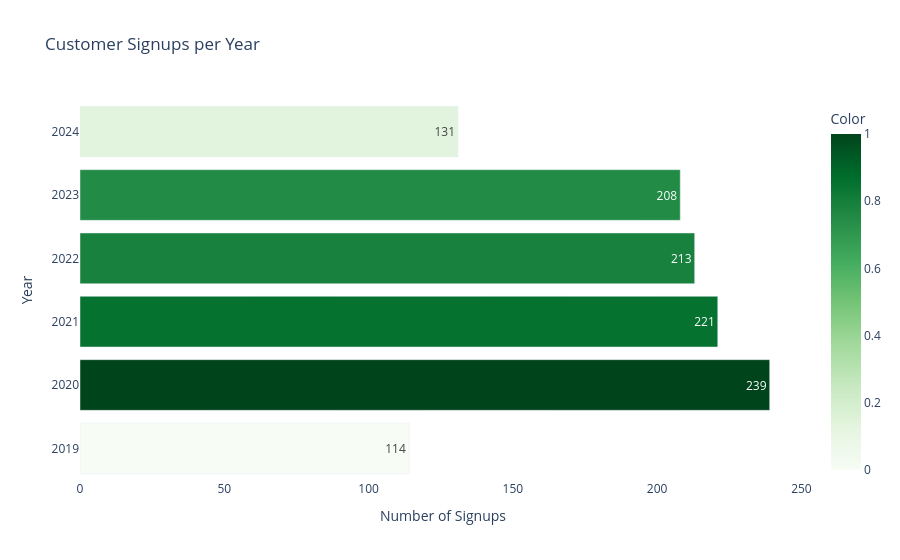

This figure's notebook cell:
### Code cell
# Ensure the SignupDate column is in datetime format
final_combined_dataset['SignupDate'] = pd.to_datetime(final_combined_dataset['SignupDate'], errors='coerce')

# Create a copy of the DataFrame to avoid the SettingWithCopyWarning
df_copy = final_combined_dataset.copy()

# Extract Year from SignupDate
df_copy['Year'] = df_copy['SignupDate'].dt.year

# Group by Year, counting unique CustomerIDs
signup_count = df_copy.groupby('Year').agg({'CustomerID': 'nunique'}).reset_index()

# Determine the color gradient based on the count of unique CustomerID
max_count = signup_count['CustomerID'].max()
min_count = signup_count['CustomerID'].min()

# Normalize the color scale: highest count gets the darkest, lowest count gets the lightest
signup_count['Color'] = signup_count['CustomerID'].apply(
    lambda x: (x - min_count) / (max_count - min_count)  # Normalized scale between 0 and 1
)

# Plotting
fig = px.bar(
    signup_count,
    x='CustomerID',
    y='Year',
    orientation='h',  # Horizontal bars
    title="Customer Signups per Year",
    labels={'CustomerID': 'Number of Signups', 'Year': 'Year'},
    color='Color',  # Color by normalized count
    color_continuous_scale='Greens',  # Use a green gradient where darkest = highest count
    text='CustomerID',  # Adding count annotations on the bars
)

# Remove color from tooltip
fig.update_traces(hovertemplate='Year: %{y}<br>Signups: %{x}<extra></extra>')  # Custom hover text

# Update layout
fig.update_layout(
    plot_bgcolor='white',
    xaxis_title="Number of Signups",
    yaxis_title="Year",
    showlegend=False,  # Hide the legend for a cleaner look
)

# Show the figure
fig.show()

### Figure 1 — Plotly figure (JSON) as saved in the notebook; plotly's stock layout.template omitted (floating-point values rounded to 4 significant figures)
{"data": [{"alignmentgroup": "True", "hovertemplate": "Year: %{y}<br>Signups: %{x}<extra></extra>", "legendgroup": "", "marker": {"color": [0, 1, 0.856, 0.792, 0.752, 0.136], "coloraxis": "coloraxis", "pattern": {"shape": ""}}, "name": "", "offsetgroup": "", "orientation": "h", "showlegend": false, "text": [114, 239, 221, 213, 208, 131], "textposition": "auto", "type": "bar", "x": [114, 239, 221, 213, 208, 131], "xaxis": "x", "y": [2019, 2020, 2021, 2022, 2023, 2024], "yaxis": "y"}], "layout": {"autosize": true, "barmode": "relative", "coloraxis": {"colorbar": {"title": {"text": "Color"}}, "colorscale": [[0, "rgb(247,252,245)"], [0.125, "rgb(229,245,224)"], [0.25, "rgb(199,233,192)"], [0.375, "rgb(161,217,155)"], [0.5, "rgb(116,196,118)"], [0.625, "rgb(65,171,93)"], [0.75, "rgb(35,139,69)"], [0.875, "rgb(0,109,44)"], [1, "rgb(0,68,27)"]]}, "legend": {"tracegroupgap": 0}, "plot_bgcolor": "white", "showlegend": false, "title": {"text": "Customer Signups per Year"}, "xaxis": {"anchor": "y", "autorange": true, "domain": [0, 1], "range": [0, 251.6], "title": {"text": "Number of Signups"}, "type": "linear"}, "yaxis": {"anchor": "x", "autorange": true, "domain": [0, 1], "range": [2018.0, 2024.0], "title": {"text": "Year"}, "type": "linear"}}}
